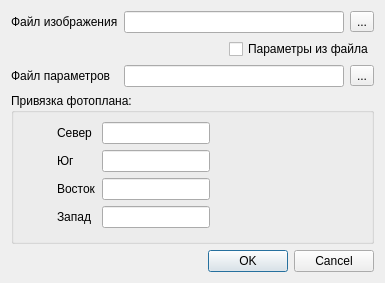
<?xml version="1.0" encoding="UTF-8"?>
<ui version="4.0">
 <class>CWidgetPhotoLoader</class>
 <widget class="QDialog" name="CWidgetPhotoLoader">
  <property name="geometry">
   <rect>
    <x>0</x>
    <y>0</y>
    <width>377</width>
    <height>283</height>
   </rect>
  </property>
  <property name="sizePolicy">
   <sizepolicy hsizetype="Fixed" vsizetype="Fixed">
    <horstretch>0</horstretch>
    <verstretch>0</verstretch>
   </sizepolicy>
  </property>
  <property name="windowTitle">
   <string>Dialog</string>
  </property>
  <layout class="QVBoxLayout" name="verticalLayout_3">
   <item>
    <layout class="QVBoxLayout" name="verticalLayout_2">
     <item>
      <layout class="QVBoxLayout" name="verticalLayout">
       <item>
        <layout class="QHBoxLayout" name="horizontalLayout">
         <item>
          <widget class="QLabel" name="label">
           <property name="text">
            <string>Файл изображения</string>
           </property>
          </widget>
         </item>
         <item>
          <widget class="QLineEdit" name="lePhotoFile">
           <property name="sizePolicy">
            <sizepolicy hsizetype="Fixed" vsizetype="Fixed">
             <horstretch>0</horstretch>
             <verstretch>0</verstretch>
            </sizepolicy>
           </property>
           <property name="minimumSize">
            <size>
             <width>220</width>
             <height>0</height>
            </size>
           </property>
           <property name="maximumSize">
            <size>
             <width>220</width>
             <height>16777215</height>
            </size>
           </property>
          </widget>
         </item>
         <item>
          <widget class="QToolButton" name="btPhotoFile">
           <property name="text">
            <string>...</string>
           </property>
          </widget>
         </item>
        </layout>
       </item>
       <item>
        <layout class="QHBoxLayout" name="horizontalLayout_4">
         <item>
          <spacer name="horizontalSpacer">
           <property name="orientation">
            <enum>Qt::Horizontal</enum>
           </property>
           <property name="sizeHint" stdset="0">
            <size>
             <width>40</width>
             <height>20</height>
            </size>
           </property>
          </spacer>
         </item>
         <item>
          <widget class="QCheckBox" name="checkParameterFile">
           <property name="text">
            <string>Параметры из файла</string>
           </property>
          </widget>
         </item>
        </layout>
       </item>
       <item>
        <layout class="QHBoxLayout" name="horizontalLayout_2">
         <item>
          <widget class="QLabel" name="label_2">
           <property name="text">
            <string>Файл параметров</string>
           </property>
          </widget>
         </item>
         <item>
          <widget class="QLineEdit" name="leParameterFile">
           <property name="sizePolicy">
            <sizepolicy hsizetype="Fixed" vsizetype="Fixed">
             <horstretch>0</horstretch>
             <verstretch>0</verstretch>
            </sizepolicy>
           </property>
           <property name="minimumSize">
            <size>
             <width>220</width>
             <height>0</height>
            </size>
           </property>
           <property name="maximumSize">
            <size>
             <width>220</width>
             <height>16777215</height>
            </size>
           </property>
          </widget>
         </item>
         <item>
          <widget class="QToolButton" name="btParameterFile">
           <property name="text">
            <string>...</string>
           </property>
          </widget>
         </item>
        </layout>
       </item>
      </layout>
     </item>
     <item>
      <widget class="QGroupBox" name="gbParameter">
       <property name="title">
        <string>Привязка фотоплана:</string>
       </property>
       <layout class="QHBoxLayout" name="horizontalLayout_5">
        <item>
         <layout class="QHBoxLayout" name="horizontalLayout_3">
          <item>
           <spacer name="horizontalSpacer_2">
            <property name="orientation">
             <enum>Qt::Horizontal</enum>
            </property>
            <property name="sizeType">
             <enum>QSizePolicy::Fixed</enum>
            </property>
            <property name="sizeHint" stdset="0">
             <size>
              <width>34</width>
              <height>20</height>
             </size>
            </property>
           </spacer>
          </item>
          <item>
           <layout class="QGridLayout" name="gridLayout">
            <item row="0" column="0">
             <widget class="QLabel" name="label_5">
              <property name="layoutDirection">
               <enum>Qt::RightToLeft</enum>
              </property>
              <property name="text">
               <string>Север</string>
              </property>
             </widget>
            </item>
            <item row="0" column="1">
             <widget class="QLineEdit" name="leNord"/>
            </item>
            <item row="1" column="0">
             <widget class="QLabel" name="label_3">
              <property name="layoutDirection">
               <enum>Qt::RightToLeft</enum>
              </property>
              <property name="text">
               <string>Юг</string>
              </property>
             </widget>
            </item>
            <item row="1" column="1">
             <widget class="QLineEdit" name="leSouth"/>
            </item>
            <item row="2" column="0">
             <widget class="QLabel" name="label_4">
              <property name="layoutDirection">
               <enum>Qt::RightToLeft</enum>
              </property>
              <property name="text">
               <string>Восток</string>
              </property>
             </widget>
            </item>
            <item row="2" column="1">
             <widget class="QLineEdit" name="leEast"/>
            </item>
            <item row="3" column="1">
             <widget class="QLineEdit" name="leWest"/>
            </item>
            <item row="3" column="0">
             <widget class="QLabel" name="label_6">
              <property name="layoutDirection">
               <enum>Qt::RightToLeft</enum>
              </property>
              <property name="text">
               <string>Запад</string>
              </property>
             </widget>
            </item>
           </layout>
          </item>
          <item>
           <spacer name="horizontalSpacer_3">
            <property name="orientation">
             <enum>Qt::Horizontal</enum>
            </property>
            <property name="sizeHint" stdset="0">
             <size>
              <width>40</width>
              <height>20</height>
             </size>
            </property>
           </spacer>
          </item>
         </layout>
        </item>
       </layout>
      </widget>
     </item>
    </layout>
   </item>
   <item>
    <widget class="QDialogButtonBox" name="buttonBox">
     <property name="orientation">
      <enum>Qt::Horizontal</enum>
     </property>
     <property name="standardButtons">
      <set>QDialogButtonBox::Cancel|QDialogButtonBox::Ok</set>
     </property>
    </widget>
   </item>
  </layout>
 </widget>
 <resources/>
 <connections>
  <connection>
   <sender>buttonBox</sender>
   <signal>accepted()</signal>
   <receiver>CWidgetPhotoLoader</receiver>
   <slot>accept()</slot>
   <hints>
    <hint type="sourcelabel">
     <x>248</x>
     <y>254</y>
    </hint>
    <hint type="destinationlabel">
     <x>157</x>
     <y>274</y>
    </hint>
   </hints>
  </connection>
  <connection>
   <sender>buttonBox</sender>
   <signal>rejected()</signal>
   <receiver>CWidgetPhotoLoader</receiver>
   <slot>reject()</slot>
   <hints>
    <hint type="sourcelabel">
     <x>316</x>
     <y>260</y>
    </hint>
    <hint type="destinationlabel">
     <x>286</x>
     <y>274</y>
    </hint>
   </hints>
  </connection>
 </connections>
</ui>
